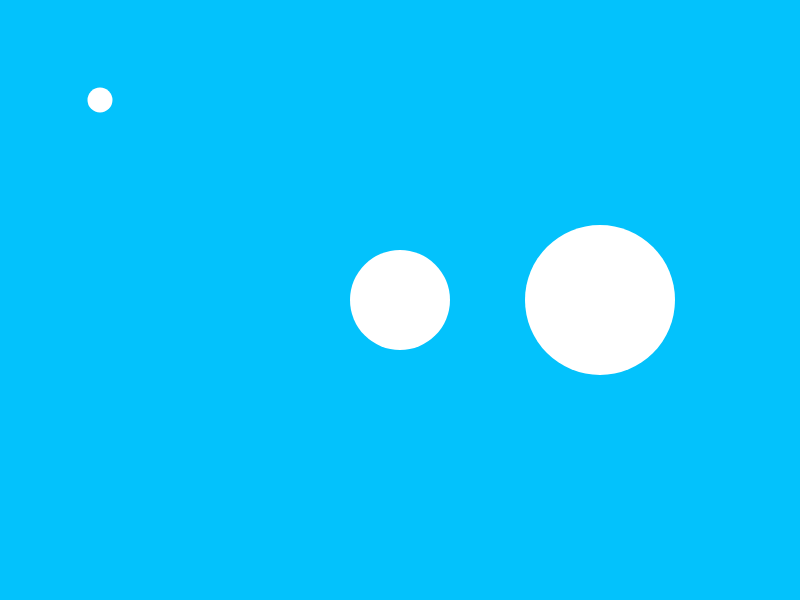
Frame 1 (no input)
Frame 60 (no input): identical to frame 1, image omitted
Frame 120 (the mouse pressed at the canvas centre since frame 60): identical to frame 1, image omitted

The p5.js sketch that drew this single still picture (run headless with seeded random() and noise() and a simulated clock; from frame 60 on, the mouse is pressed at the canvas centre):

// p5.js sketch
// ── sketch.js
function setup() {
    createCanvas(800, 600);
}

function draw() {
    background(3, 194, 252);
    noStroke();
    circle(100,100,25);

    circle(400,300,100);
    circle(600,300,150);
}
